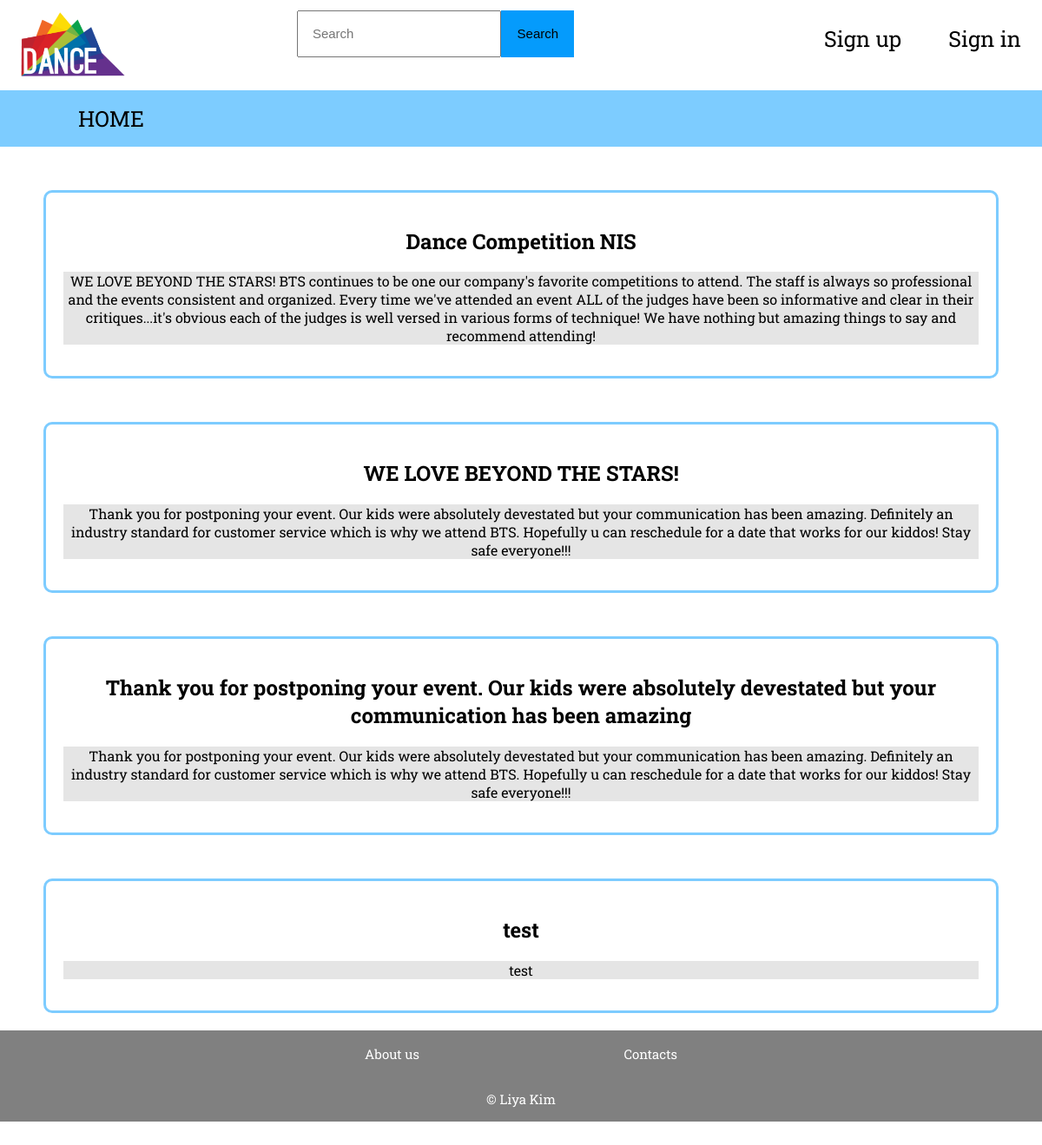
The page / on the database its author committed.
### tables this page shows
CREATE TABLE `competitions` (
  `id` int(11) NOT NULL,
  `name` varchar(255) NOT NULL,
  `description` text NOT NULL,
  `status` varchar(255) NOT NULL
);

### content.php (the view, shortened to what this page needs)
<div id="content">
	<?php
	require_once "includes/DBconnection/link.php";
	$sel = "SELECT * FROM competitions";
	$res = mysqli_query($link, $sel);
	$competitions = mysqli_fetch_all($res,MYSQLI_ASSOC);
	foreach ($competitions as $row): ?>
		<a href="mainpage.php?id=<?=$row['id'];?>" style='text-decoration: none;'>
			<div class='competitions' style='border: 3px solid #7dccff;'>
				<center>
					<p><h2 style="color: black;"><?=$row['name'];?></h2></p>
					<p><?=$row['description'];?></p>
				</center>
			</div>
		</a>
	<?php endforeach;
	?>
</div>

### css/header_style.css (style rules this page uses)
body { margin: 0; font-family: 'Roboto Slab', serif; }

### content.php (style rules this page uses)
body { margin: 0; font-family: 'Roboto Slab', serif; }
#content { height: 62.2vh; overflow-y: auto; }
.competitions { padding: 20px; margin: 50px; background-size: cover; border-radius: 10px; }
.competitions center p { color: black; background-color: rgba(0,0,0,0.1); text-decoration: none; }

### rows shown on the page
competitions: name "Dance Competition NIS", description "WE LOVE BEYOND THE STARS! BTS continues to be one our company's favorite competitions to attend. The staff is always so professional and the events consistent and organized. Every time we've attended an event ALL of the judges have been so informative and clear in their critiques...it's obvious each of the judges is well versed in various forms of technique! We have nothing but amazing things to say and recommend attending!"
competitions: name "WE LOVE BEYOND THE STARS!", description "Thank you for postponing your event. Our kids were absolutely devestated but your communication has been amazing. Definitely an industry standard for customer service which is why we attend BTS. Hopefully u can reschedule for a date that works for our kiddos! Stay safe everyone!!!"
competitions: name "Thank you for postponing your event. Our kids were absolutely devestated but your communication has been amazing", description "Thank you for postponing your event. Our kids were absolutely devestated but your communication has been amazing. Definitely an industry standard for customer service which is why we attend BTS. Hopefully u can reschedule for a date that works for our kiddos! Stay safe everyone!!!"
competitions: name "test", description "test"
